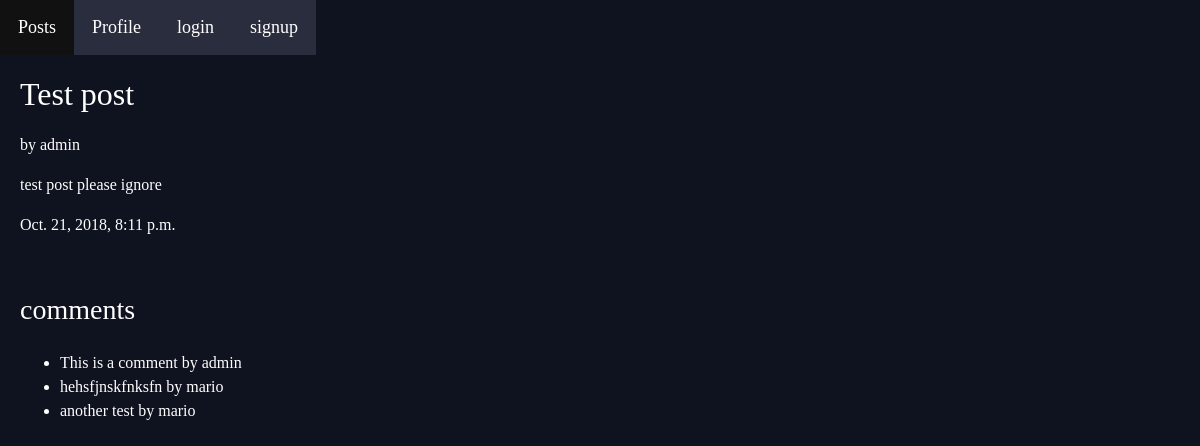
The page /social/posts/1/ on the database its author committed.
### social/models.py (models this page shows, shortened)
class posts(models.Model):
    user= models.ForeignKey(User,related_name='post_user',on_delete=models.CASCADE)
    title = models.CharField(max_length=100)
    body = models.TextField( null=True)
    pub_date = models.DateTimeField('Date published', auto_now_add = True)
    rating = models.IntegerField('rating', default=0)

class comments(models.Model):
    posts= models.ForeignKey(posts,related_name= 'comments_post', on_delete=models.CASCADE)
    user = models.ForeignKey(User, related_name= 'comments_user', on_delete= models.CASCADE)
    content = models.TextField()

### social/views.py (the view)
# urls.py: path('posts/<int:posts_id>/', views.detail, name='detail'),
def detail(request, posts_id):
    post = get_object_or_404(posts, pk=posts_id)
    commentlist = comments.objects.filter(posts = post)
    context = {
            'post': post,
            'commentlist': commentlist,
            }
    return render(request, 'social/detail.html',context)

### social/templates/social/detail.html
{% extends "basegeneric.html" %}
{% block content %}
  <div class="post-detail">
    <h2>{{ post.title }}</h2>
    <p>by {{ post.user.username}}</p>
    <p>{{post.body}}</p>
    <p class="date">{{post.pub_date}}</p>
  </div>
    <div class="comments">
      <h3> comments </h3>
      <br>
      {% if commentlist %}
        <ul>
        {% for comment in commentlist %}
            <li>{{comment.content}} by {{comment.user.username}}</li>
        {% endfor %}
        </ul>
      {%else%}
        <p>no comments</p>
      {%endif%}
  </div>
{% endblock %}

### static/styles.css (style rules this page uses)
body { background-color: #0f121f; background-repeat-y: no-repeat; color: #fff; }
body * { font-family: Ubuntu; }
h1, h2, h3, h4, h5 { font-weight: normal; margin: 0; }
.post-detail { padding:20px }
.post-detail h2 { text-align : left; margin-bottom:20px }
.comments { padding:20px; }

### rows shown on the page
posts: title "Test post", user.username "admin", body "test post please ignore", pub_date "Oct. 21, 2018, 8:11 p.m."
comments: content "This is a comment", user.username "admin"
comments: content "hehsfjnskfnksfn", user.username "mario"
comments: content "another test", user.username "mario"
